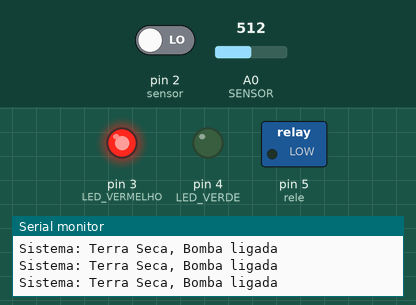
The sketch below on a simulated Arduino Uno, built with avr-gcc and run on an emulated ATmega328P. Shown: switched loads named in the sketch (green lamp = pin HIGH), output pins drawn as LEDs (lit = HIGH), the last lines printed to the serial monitor. The inputs (shaded band) are chosen by the test bench; at power-on: A0 (SENSOR) = 512, pin 2 (sensor) LOW.

Above: at 1.2 s.
1.3 s: A0 (SENSOR) set to 590
4.3 s: A0 (SENSOR) set to 617
At 5.4 s:
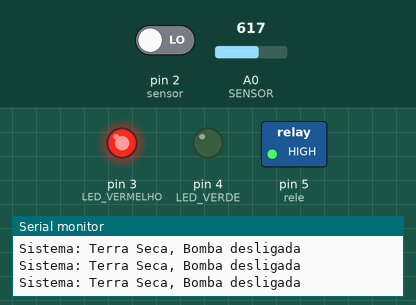
5.8 s: pin 2 (sensor) driven HIGH
At 6.7 s:
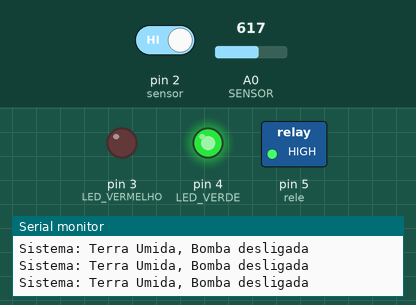
7.3 s: A0 (SENSOR) set to 511
At 7.7 s:
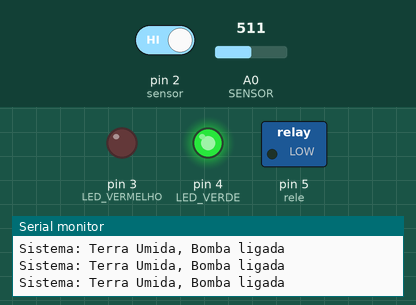
8.8 s: A0 (SENSOR) set to 610
At 10.1 s:
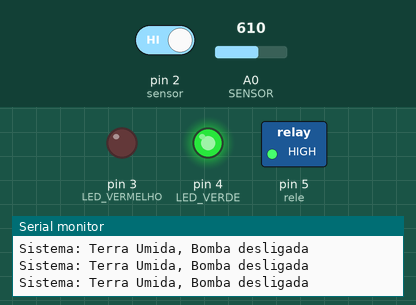
11.8 s: A0 (SENSOR) set to 306
At 12.3 s:
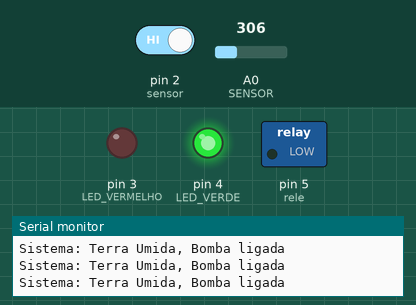
Timing chart, 0 to 14.8 s (numbered marks = the images above; inputs shaded):
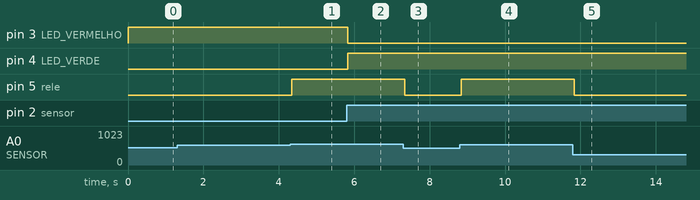

Measured:
- the behaviour switches between 600 and 601 on A0 (SENSOR) (found by bisection; images 0 and 1)
- after the input at 4.3 s, pin 5 (rele): LOW → HIGH at once
- after the input at 5.8 s, pin 3 (LED_VERMELHO): HIGH → LOW at once; pin 4 (LED_VERDE): LOW → HIGH at once
- after the input at 7.3 s, pin 5 (rele): HIGH → LOW at once
- after the input at 8.8 s, pin 5 (rele): LOW → HIGH at once
- after the input at 11.8 s, pin 5 (rele): HIGH → LOW at once

The sketch:

sensor_umidade_do_solo.ino
```cpp
//Código Criado por: Adson Selton
//Sistema de Irrigação automática com Arduino
//Simulado utilizando Tinkercad
//Robótica Educacional

//Definir pinos
#define sensor 2 //sensor digital
#define rele 5 //Relé

void setup()
{
  pinMode (5, rele);
  pinMode(3, OUTPUT); //LED VERMELHO
  pinMode(4, OUTPUT); //LED VERDE
  Serial.begin(9600); // INICIAR A COMUNICAÇÃO SERIAL

}

void loop()
{
  Serial.print("Sistema: "); //MOSTRAR NO MONITOR SERIAL
  if (digitalRead(sensor) == 1){ //LEITURA DO SENSOR DIGITAL
    Serial.print("Terra Umida, ");
    digitalWrite(3, LOW);// DESLIGA LED
    digitalWrite(4, HIGH);// LIGA LED
  }
  else if (digitalRead(sensor) == 0){ //LEITURA DO SENSOR DIGITAL
    Serial.print("Terra Seca, ");
  digitalWrite(3, HIGH);// LIGA LED
    digitalWrite(4, LOW);// DESLIGA LED
  }
    // PODE SER QUE AO MONTAR O CIRCUITO SEJA NECESSÁRIO INVERTER A LEITURA DO SENSOR DIGITAL DE 1 PARA 0 E VICE-VERSA

  if (analogRead(A0) < 600){ //LEITURA SENSOR ANALÓGICO
    Serial.println("Bomba ligada");
    digitalWrite(rele, LOW); //ACIONA O RELÉ E LIGA A BOMBA
  }
  else if(analogRead(A0) > 600){//LEITURA SENSOR ANALÓGICO
    Serial.println("Bomba desligada");
    digitalWrite(rele, HIGH); // DESLIGA O RELÉ E A BOMBA
  }
}
```
